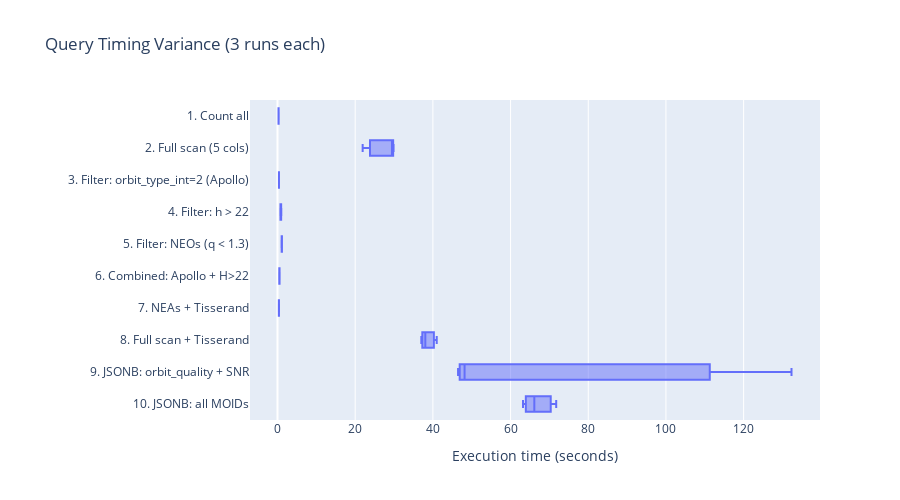

Notebook code cell kept with this figure:
### Markdown cell above
## 6. Timing Variance (Box Plots)

### Code cell
# Explode all_timings into individual rows for box plot
box_rows = []
for _, row in timing_df.iterrows():
    for t in row["all_timings"]:
        box_rows.append({"label": row["label"], "time_sec": t})
box_df = pd.DataFrame(box_rows)

fig = px.box(
    box_df,
    y="label",
    x="time_sec",
    orientation="h",
    title="Query Timing Variance (3 runs each)",
    labels={"time_sec": "Execution time (seconds)", "label": ""},
)
fig.update_layout(height=500, margin=dict(l=250), yaxis=dict(autorange="reversed"))
fig.show()

### Figure 1 — Plotly figure (JSON) as saved in the notebook; plotly's stock layout.template omitted (floating-point values rounded to 4 significant figures)
{"data": [{"alignmentgroup": "True", "hovertemplate": "Execution time (seconds)=%{x}<br>=%{y}<extra></extra>", "legendgroup": "", "marker": {"color": "#636efa"}, "name": "", "notched": false, "offsetgroup": "", "orientation": "h", "showlegend": false, "type": "box", "x": [0.3033, 0.2599, 0.2629, 29.88, 21.93, 29.47, 0.3832, 0.3736, 0.3791, 0.7453, 0.9809, 0.8263, 1.051, 1.146, 1.145, 0.5439, 0.4932, 0.4559, 0.344, 0.3894, 0.3546, 37.02, 40.99, 38.05, 132.3, 48.16, 46.48, 66.11, 71.75, 63.2], "x0": " ", "xaxis": "x", "y": ["1. Count all", "1. Count all", "1. Count all", "2. Full scan (5 cols)", "2. Full scan (5 cols)", "2. Full scan (5 cols)", "3. Filter: orbit_type_int=2 (Apollo)", "3. Filter: orbit_type_int=2 (Apollo)", "3. Filter: orbit_type_int=2 (Apollo)", "4. Filter: h > 22", "4. Filter: h > 22", "4. Filter: h > 22", "5. Filter: NEOs (q < 1.3)", "5. Filter: NEOs (q < 1.3)", "5. Filter: NEOs (q < 1.3)", "6. Combined: Apollo + H>22", "6. Combined: Apollo + H>22", "6. Combined: Apollo + H>22", "7. NEAs + Tisserand", "7. NEAs + Tisserand", "7. NEAs + Tisserand", "8. Full scan + Tisserand", "8. Full scan + Tisserand", "8. Full scan + Tisserand", "9. JSONB: orbit_quality + SNR", "9. JSONB: orbit_quality + SNR", "9. JSONB: orbit_quality + SNR", "10. JSONB: all MOIDs", "10. JSONB: all MOIDs", "10. JSONB: all MOIDs"], "y0": " ", "yaxis": "y"}], "layout": {"boxmode": "group", "height": 500, "legend": {"tracegroupgap": 0}, "margin": {"l": 250}, "title": {"text": "Query Timing Variance (3 runs each)"}, "xaxis": {"anchor": "y", "domain": [0.0, 1.0], "title": {"text": "Execution time (seconds)"}}, "yaxis": {"anchor": "x", "autorange": "reversed", "domain": [0.0, 1.0], "title": {"text": ""}}}}
